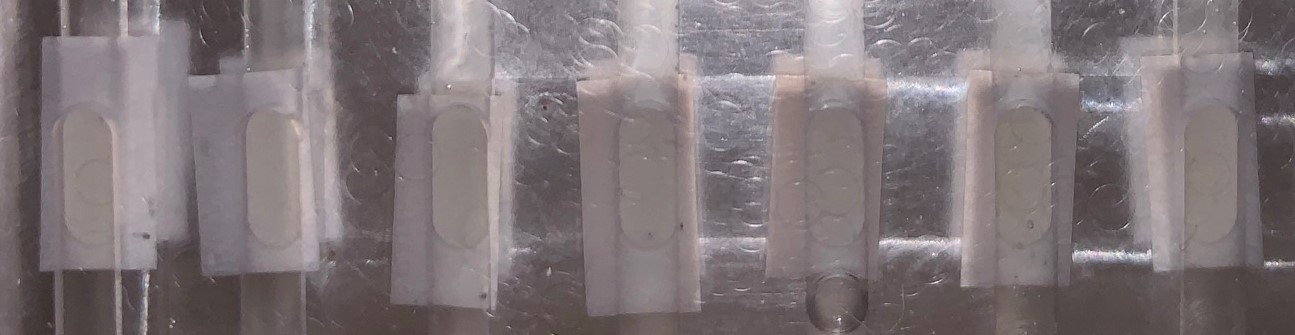
#> input picture images/0H_10000Z.jpeg, 1295 x 335 px
$ python -i removal_inpainting.py   (imports and definitions only)
#> lines starting #> are read from the running program, lines starting #| are printed output that depends on the picture; after the words box and inside, x2 and y2 are one past the last pixel; in counts of white or black regions, pixels touching at a corner belong together
#> further down, picture is the input picture: shape (335, 1295, 3); mean B, G, R 120.5, 117.6, 127.4
# State: not working
# ToDo: terminal message: "measure is not definded" (?)
'''
Imports:
'''
import cv2
import numpy as np
import utils as xct

'''
Code:
'''
def create_mask(img):
    gray = cv2.cvtColor(img, cv2.COLOR_BGR2GRAY )
    blurred = cv2.GaussianBlur( gray, (9,9), 0 )
    _,thresh_img = cv2.threshold( blurred, 180, 255, cv2.THRESH_BINARY)
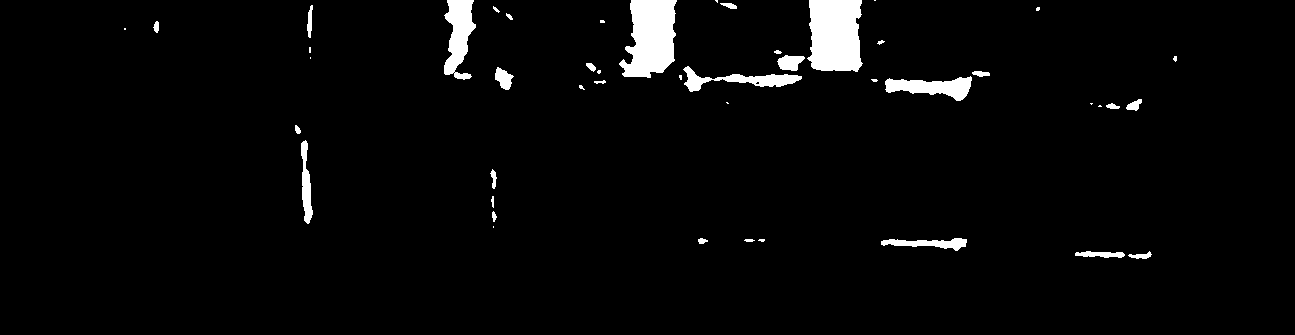
#> thresh_img: shape (335, 1295); 3.1% white; 46 white regions (17 under 20 px), largest, box (x1, y1, x2, y2) and area: (807, 0, 863, 72) 3481, (619, 0, 677, 78) 3256, (444, 0, 476, 80) 1552
    thresh_img = cv2.erode( thresh_img, None, iterations=2 )
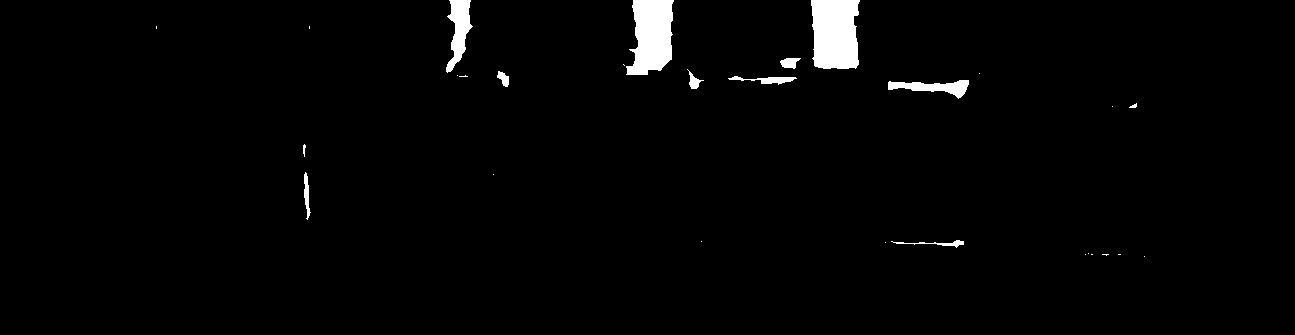
#> thresh_img: shape (335, 1295); 2% white; 28 white regions (16 under 20 px), largest, box (x1, y1, x2, y2) and area: (811, 0, 860, 69) 3015, (626, 0, 674, 75) 2688, (446, 0, 473, 73) 1017
    thresh_img  = cv2.dilate( thresh_img, None, iterations=4 )
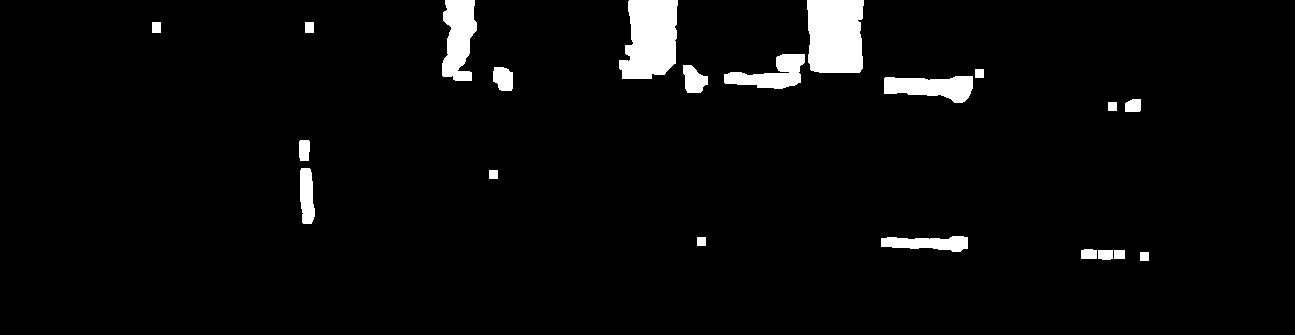
#> thresh_img: shape (335, 1295); 3.9% white; 21 white regions, largest, box (x1, y1, x2, y2) and area: (807, 0, 864, 73) 3893, (619, 0, 678, 79) 3728, (442, 0, 477, 81) 2054
    # perform a connected component analysis on the thresholded image,
    # then initialize a mask to store only the "large" components
#> (the run stopped early here; a loop or call above may not have finished)
